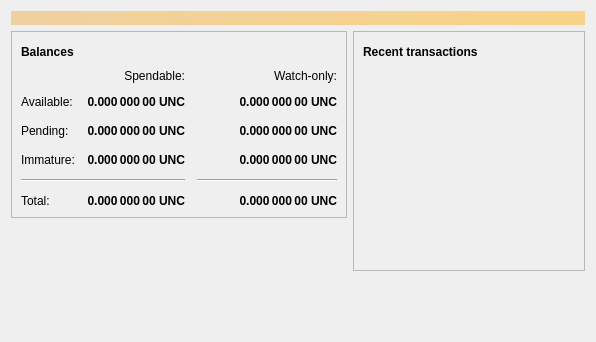
<?xml version="1.0" encoding="UTF-8"?>
<ui version="4.0">
 <class>OverviewPage</class>
 <widget class="QWidget" name="OverviewPage">
  <property name="geometry">
   <rect>
    <x>0</x>
    <y>0</y>
    <width>596</width>
    <height>342</height>
   </rect>
  </property>
  <property name="windowTitle">
   <string>Form</string>
  </property>
  <layout class="QVBoxLayout" name="topLayout">
   <item>
    <widget class="QLabel" name="labelAlerts">
     <property name="visible">
      <bool>false</bool>
     </property>
     <property name="styleSheet">
      <string notr="true">QLabel { background-color: qlineargradient(x1: 0, y1: 0, x2: 1, y2: 0, stop:0 #F0D0A0, stop:1 #F8D488); color:#000000; }</string>
     </property>
     <property name="wordWrap">
      <bool>true</bool>
     </property>
     <property name="margin">
      <number>3</number>
     </property>
     <property name="textInteractionFlags">
      <set>Qt::TextSelectableByMouse</set>
     </property>
    </widget>
   </item>
   <item>
    <layout class="QHBoxLayout" name="horizontalLayout" stretch="1,1">
     <item>
      <layout class="QVBoxLayout" name="verticalLayout_2">
       <item>
        <widget class="QFrame" name="frame">
         <property name="frameShape">
          <enum>QFrame::StyledPanel</enum>
         </property>
         <property name="frameShadow">
          <enum>QFrame::Raised</enum>
         </property>
         <layout class="QVBoxLayout" name="verticalLayout_4">
          <item>
           <layout class="QHBoxLayout" name="horizontalLayout_4">
            <item>
             <widget class="QLabel" name="label_5">
              <property name="font">
               <font>
                <weight>75</weight>
                <bold>true</bold>
               </font>
              </property>
              <property name="text">
               <string>Balances</string>
              </property>
             </widget>
            </item>
            <item>
             <widget class="QPushButton" name="labelWalletStatus">
              <property name="enabled">
               <bool>true</bool>
              </property>
              <property name="maximumSize">
               <size>
                <width>30</width>
                <height>16777215</height>
               </size>
              </property>
              <property name="toolTip">
               <string>The displayed information may be out of date. Your wallet automatically synchronizes with the UnelmaCoin network after a connection is established, but this process has not completed yet.</string>
              </property>
              <property name="text">
               <string/>
              </property>
              <property name="icon">
               <iconset resource="../bitcoin.qrc">
                <normaloff>:/icons/warning</normaloff>
                <disabledoff>:/icons/warning</disabledoff>:/icons/warning</iconset>
              </property>
              <property name="iconSize">
               <size>
                <width>24</width>
                <height>24</height>
               </size>
              </property>
              <property name="flat">
               <bool>true</bool>
              </property>
             </widget>
            </item>
            <item>
             <spacer name="horizontalSpacer_3">
              <property name="orientation">
               <enum>Qt::Horizontal</enum>
              </property>
              <property name="sizeHint" stdset="0">
               <size>
                <width>40</width>
                <height>20</height>
               </size>
              </property>
             </spacer>
            </item>
           </layout>
          </item>
          <item>
           <layout class="QGridLayout" name="gridLayout">
            <property name="spacing">
             <number>12</number>
            </property>
            <item row="2" column="2">
             <widget class="QLabel" name="labelWatchPending">
              <property name="font">
               <font>
                <weight>75</weight>
                <bold>true</bold>
               </font>
              </property>
              <property name="cursor">
               <cursorShape>IBeamCursor</cursorShape>
              </property>
              <property name="toolTip">
               <string>Unconfirmed transactions to watch-only addresses</string>
              </property>
              <property name="text">
               <string notr="true">0.000 000 00 UNC</string>
              </property>
              <property name="alignment">
               <set>Qt::AlignRight|Qt::AlignTrailing|Qt::AlignVCenter</set>
              </property>
              <property name="textInteractionFlags">
               <set>Qt::LinksAccessibleByMouse|Qt::TextSelectableByKeyboard|Qt::TextSelectableByMouse</set>
              </property>
             </widget>
            </item>
            <item row="2" column="1">
             <widget class="QLabel" name="labelUnconfirmed">
              <property name="font">
               <font>
                <weight>75</weight>
                <bold>true</bold>
               </font>
              </property>
              <property name="cursor">
               <cursorShape>IBeamCursor</cursorShape>
              </property>
              <property name="toolTip">
               <string>Total of transactions that have yet to be confirmed, and do not yet count toward the spendable balance</string>
              </property>
              <property name="text">
               <string notr="true">0.000 000 00 UNC</string>
              </property>
              <property name="alignment">
               <set>Qt::AlignRight|Qt::AlignTrailing|Qt::AlignVCenter</set>
              </property>
              <property name="textInteractionFlags">
               <set>Qt::LinksAccessibleByMouse|Qt::TextSelectableByKeyboard|Qt::TextSelectableByMouse</set>
              </property>
             </widget>
            </item>
            <item row="3" column="2">
             <widget class="QLabel" name="labelWatchImmature">
              <property name="font">
               <font>
                <weight>75</weight>
                <bold>true</bold>
               </font>
              </property>
              <property name="cursor">
               <cursorShape>IBeamCursor</cursorShape>
              </property>
              <property name="toolTip">
               <string>Mined balance in watch-only addresses that has not yet matured</string>
              </property>
              <property name="text">
               <string notr="true">0.000 000 00 UNC</string>
              </property>
              <property name="alignment">
               <set>Qt::AlignRight|Qt::AlignTrailing|Qt::AlignVCenter</set>
              </property>
              <property name="textInteractionFlags">
               <set>Qt::LinksAccessibleByMouse|Qt::TextSelectableByKeyboard|Qt::TextSelectableByMouse</set>
              </property>
             </widget>
            </item>
            <item row="4" column="0" colspan="2">
             <widget class="Line" name="line">
              <property name="orientation">
               <enum>Qt::Horizontal</enum>
              </property>
             </widget>
            </item>
            <item row="4" column="2">
             <widget class="Line" name="lineWatchBalance">
              <property name="sizePolicy">
               <sizepolicy hsizetype="Preferred" vsizetype="Fixed">
                <horstretch>0</horstretch>
                <verstretch>0</verstretch>
               </sizepolicy>
              </property>
              <property name="minimumSize">
               <size>
                <width>140</width>
                <height>0</height>
               </size>
              </property>
              <property name="orientation">
               <enum>Qt::Horizontal</enum>
              </property>
             </widget>
            </item>
            <item row="5" column="0">
             <widget class="QLabel" name="labelTotalText">
              <property name="text">
               <string>Total:</string>
              </property>
             </widget>
            </item>
            <item row="3" column="1">
             <widget class="QLabel" name="labelImmature">
              <property name="font">
               <font>
                <weight>75</weight>
                <bold>true</bold>
               </font>
              </property>
              <property name="cursor">
               <cursorShape>IBeamCursor</cursorShape>
              </property>
              <property name="toolTip">
               <string>Mined balance that has not yet matured</string>
              </property>
              <property name="text">
               <string notr="true">0.000 000 00 UNC</string>
              </property>
              <property name="alignment">
               <set>Qt::AlignRight|Qt::AlignTrailing|Qt::AlignVCenter</set>
              </property>
              <property name="textInteractionFlags">
               <set>Qt::LinksAccessibleByMouse|Qt::TextSelectableByKeyboard|Qt::TextSelectableByMouse</set>
              </property>
             </widget>
            </item>
            <item row="2" column="3">
             <spacer name="horizontalSpacer_2">
              <property name="orientation">
               <enum>Qt::Horizontal</enum>
              </property>
              <property name="sizeHint" stdset="0">
               <size>
                <width>40</width>
                <height>20</height>
               </size>
              </property>
             </spacer>
            </item>
            <item row="3" column="0">
             <widget class="QLabel" name="labelImmatureText">
              <property name="text">
               <string>Immature:</string>
              </property>
             </widget>
            </item>
            <item row="5" column="1">
             <widget class="QLabel" name="labelTotal">
              <property name="font">
               <font>
                <weight>75</weight>
                <bold>true</bold>
               </font>
              </property>
              <property name="cursor">
               <cursorShape>IBeamCursor</cursorShape>
              </property>
              <property name="toolTip">
               <string>Your current total balance</string>
              </property>
              <property name="text">
               <string notr="true">0.000 000 00 UNC</string>
              </property>
              <property name="alignment">
               <set>Qt::AlignRight|Qt::AlignTrailing|Qt::AlignVCenter</set>
              </property>
              <property name="textInteractionFlags">
               <set>Qt::LinksAccessibleByMouse|Qt::TextSelectableByKeyboard|Qt::TextSelectableByMouse</set>
              </property>
             </widget>
            </item>
            <item row="5" column="2">
             <widget class="QLabel" name="labelWatchTotal">
              <property name="font">
               <font>
                <weight>75</weight>
                <bold>true</bold>
               </font>
              </property>
              <property name="cursor">
               <cursorShape>IBeamCursor</cursorShape>
              </property>
              <property name="toolTip">
               <string>Current total balance in watch-only addresses</string>
              </property>
              <property name="text">
               <string notr="true">0.000 000 00 UNC</string>
              </property>
              <property name="alignment">
               <set>Qt::AlignRight|Qt::AlignTrailing|Qt::AlignVCenter</set>
              </property>
              <property name="textInteractionFlags">
               <set>Qt::LinksAccessibleByMouse|Qt::TextSelectableByKeyboard|Qt::TextSelectableByMouse</set>
              </property>
             </widget>
            </item>
            <item row="0" column="2">
             <widget class="QLabel" name="labelWatchonly">
              <property name="text">
               <string>Watch-only:</string>
              </property>
              <property name="alignment">
               <set>Qt::AlignRight|Qt::AlignTrailing|Qt::AlignVCenter</set>
              </property>
             </widget>
            </item>
            <item row="1" column="0">
             <widget class="QLabel" name="labelBalanceText">
              <property name="text">
               <string>Available:</string>
              </property>
             </widget>
            </item>
            <item row="1" column="1">
             <widget class="QLabel" name="labelBalance">
              <property name="font">
               <font>
                <weight>75</weight>
                <bold>true</bold>
               </font>
              </property>
              <property name="cursor">
               <cursorShape>IBeamCursor</cursorShape>
              </property>
              <property name="toolTip">
               <string>Your current spendable balance</string>
              </property>
              <property name="text">
               <string notr="true">0.000 000 00 UNC</string>
              </property>
              <property name="alignment">
               <set>Qt::AlignRight|Qt::AlignTrailing|Qt::AlignVCenter</set>
              </property>
              <property name="textInteractionFlags">
               <set>Qt::LinksAccessibleByMouse|Qt::TextSelectableByKeyboard|Qt::TextSelectableByMouse</set>
              </property>
             </widget>
            </item>
            <item row="1" column="2">
             <widget class="QLabel" name="labelWatchAvailable">
              <property name="font">
               <font>
                <weight>75</weight>
                <bold>true</bold>
               </font>
              </property>
              <property name="cursor">
               <cursorShape>IBeamCursor</cursorShape>
              </property>
              <property name="toolTip">
               <string>Your current balance in watch-only addresses</string>
              </property>
              <property name="text">
               <string notr="true">0.000 000 00 UNC</string>
              </property>
              <property name="alignment">
               <set>Qt::AlignRight|Qt::AlignTrailing|Qt::AlignVCenter</set>
              </property>
              <property name="textInteractionFlags">
               <set>Qt::LinksAccessibleByMouse|Qt::TextSelectableByKeyboard|Qt::TextSelectableByMouse</set>
              </property>
             </widget>
            </item>
            <item row="2" column="0">
             <widget class="QLabel" name="labelPendingText">
              <property name="text">
               <string>Pending:</string>
              </property>
             </widget>
            </item>
            <item row="0" column="1">
             <widget class="QLabel" name="labelSpendable">
              <property name="text">
               <string>Spendable:</string>
              </property>
              <property name="alignment">
               <set>Qt::AlignRight|Qt::AlignTrailing|Qt::AlignVCenter</set>
              </property>
             </widget>
            </item>
           </layout>
          </item>
         </layout>
        </widget>
       </item>
       <item>
        <spacer name="verticalSpacer">
         <property name="orientation">
          <enum>Qt::Vertical</enum>
         </property>
         <property name="sizeHint" stdset="0">
          <size>
           <width>20</width>
           <height>40</height>
          </size>
         </property>
        </spacer>
       </item>
      </layout>
     </item>
     <item>
      <layout class="QVBoxLayout" name="verticalLayout_3">
       <item>
        <widget class="QFrame" name="frame_2">
         <property name="frameShape">
          <enum>QFrame::StyledPanel</enum>
         </property>
         <property name="frameShadow">
          <enum>QFrame::Raised</enum>
         </property>
         <layout class="QVBoxLayout" name="verticalLayout">
          <item>
           <layout class="QHBoxLayout" name="horizontalLayout_2">
            <item>
             <widget class="QLabel" name="label_4">
              <property name="font">
               <font>
                <weight>75</weight>
                <bold>true</bold>
               </font>
              </property>
              <property name="text">
               <string>Recent transactions</string>
              </property>
             </widget>
            </item>
            <item>
             <widget class="QPushButton" name="labelTransactionsStatus">
              <property name="enabled">
               <bool>true</bool>
              </property>
              <property name="maximumSize">
               <size>
                <width>30</width>
                <height>16777215</height>
               </size>
              </property>
              <property name="toolTip">
               <string>The displayed information may be out of date. Your wallet automatically synchronizes with the UnelmaCoin network after a connection is established, but this process has not completed yet.</string>
              </property>
              <property name="text">
               <string/>
              </property>
              <property name="icon">
               <iconset resource="../bitcoin.qrc">
                <normaloff>:/icons/warning</normaloff>
                <disabledoff>:/icons/warning</disabledoff>:/icons/warning</iconset>
              </property>
              <property name="iconSize">
               <size>
                <width>24</width>
                <height>24</height>
               </size>
              </property>
              <property name="flat">
               <bool>true</bool>
              </property>
             </widget>
            </item>
            <item>
             <spacer name="horizontalSpacer">
              <property name="orientation">
               <enum>Qt::Horizontal</enum>
              </property>
              <property name="sizeHint" stdset="0">
               <size>
                <width>40</width>
                <height>20</height>
               </size>
              </property>
             </spacer>
            </item>
           </layout>
          </item>
          <item>
           <widget class="QListView" name="listTransactions">
            <property name="styleSheet">
             <string notr="true">QListView { background: transparent; }</string>
            </property>
            <property name="frameShape">
             <enum>QFrame::NoFrame</enum>
            </property>
            <property name="verticalScrollBarPolicy">
             <enum>Qt::ScrollBarAlwaysOff</enum>
            </property>
            <property name="horizontalScrollBarPolicy">
             <enum>Qt::ScrollBarAlwaysOff</enum>
            </property>
            <property name="selectionMode">
             <enum>QAbstractItemView::NoSelection</enum>
            </property>
           </widget>
          </item>
         </layout>
        </widget>
       </item>
       <item>
        <spacer name="verticalSpacer_2">
         <property name="orientation">
          <enum>Qt::Vertical</enum>
         </property>
         <property name="sizeHint" stdset="0">
          <size>
           <width>20</width>
           <height>40</height>
          </size>
         </property>
        </spacer>
       </item>
      </layout>
     </item>
    </layout>
   </item>
  </layout>
 </widget>
 <resources/>
 <connections/>
</ui>
